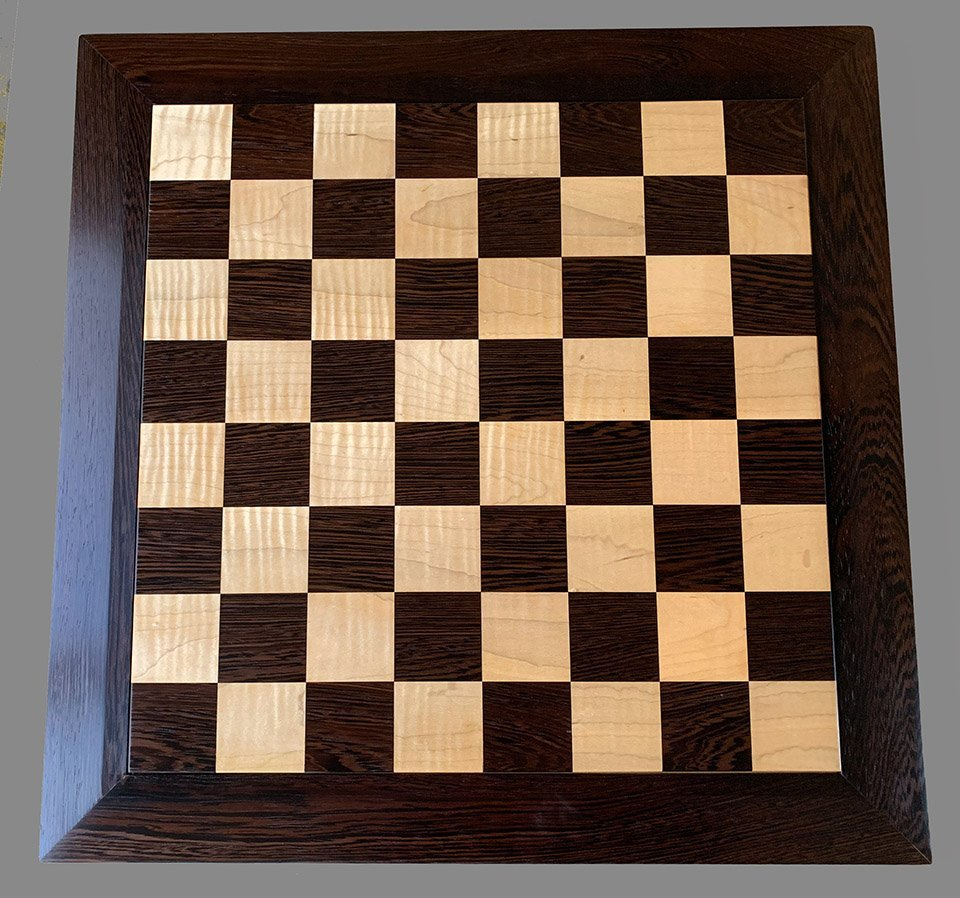
#> input picture Sesi 5/chessboard.jpg, 960 x 898 px
$ python main.py
#> lines starting #> are read from the running program, lines starting #| are printed output that depends on the picture; after the words box and inside, x2 and y2 are one past the last pixel; in counts of white or black regions, pixels touching at a corner belong together
import cv2
import matplotlib.pyplot as plt
import numpy as np

def show_result(source, cmap = None):
    plt.imshow(source, cmap)
    plt.show()

image = cv2.imread("./chessboard.jpg")
#> image is the input picture: shape (898, 960, 3); mean B, G, R 80, 92.3, 110.7
grayed_image = cv2.cvtColor(image, cv2.COLOR_BGR2GRAY)
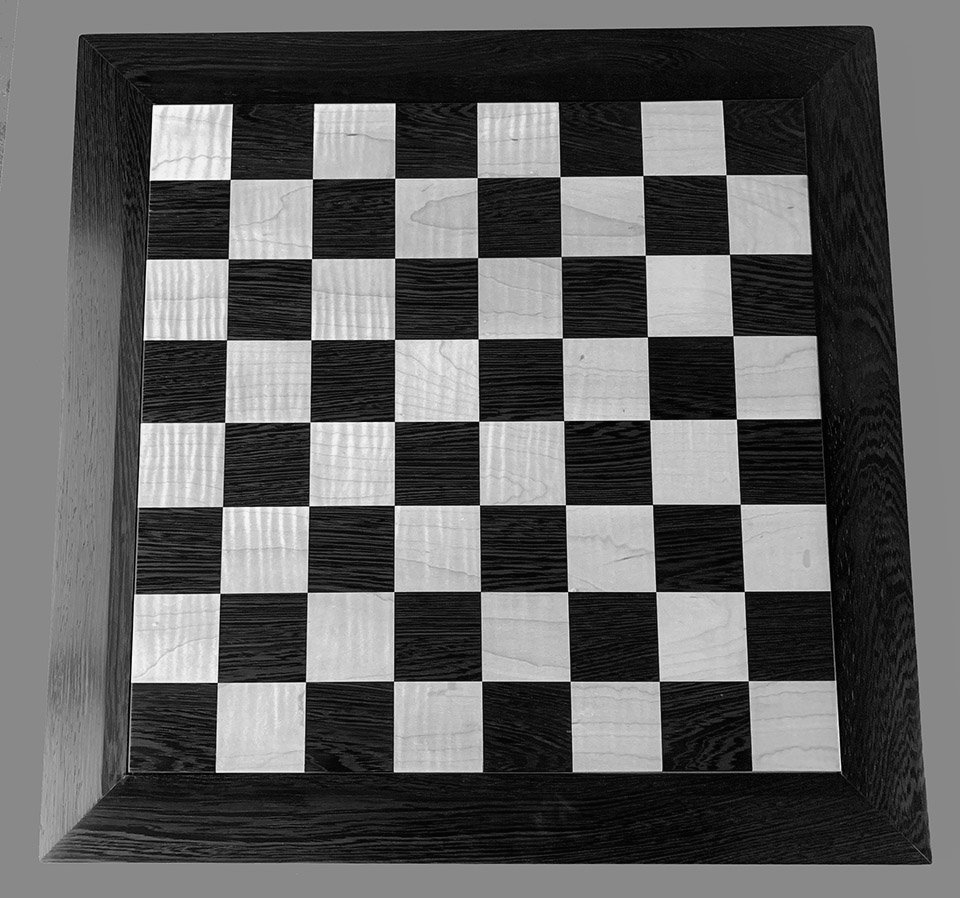
#> grayed_image: shape (898, 960); min 0, max 253, mean 96.4
grayed_image = np.float32(grayed_image)

harris = cv2.cornerHarris(grayed_image, 2, 5, 0.04)
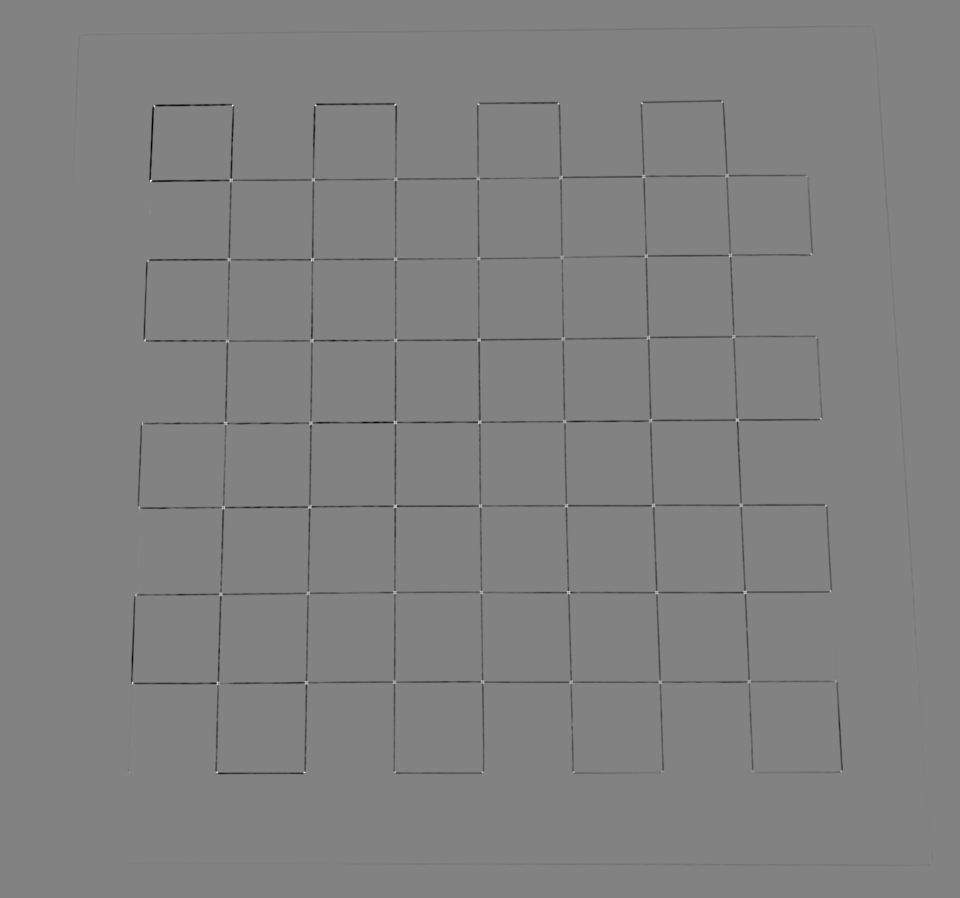
#> harris: shape (898, 960) float32; min -7.79e+09, max 7.4e+09, mean -61487092; drawn with min black and max white

without_subpix = image.copy()
without_subpix[harris > 0.01 * harris.max()] = [0, 255, 0]
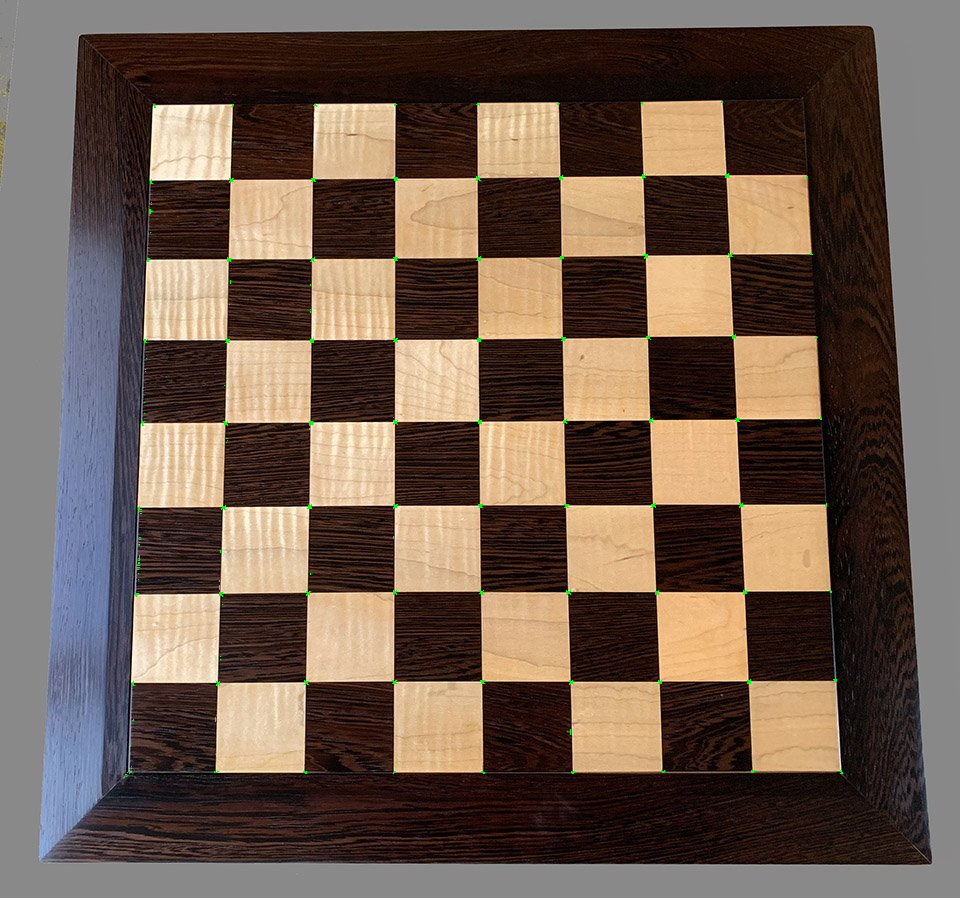
#> without_subpix: shape (898, 960, 3); 0.13% of pixels changed, all inside (x1, y1, x2, y2) = (125, 101, 843, 777)

show_result(harris, 'gray')
show_result(without_subpix, 'gray')

_, thresh = cv2.threshold(harris, 0.01 * harris.max(), 255, 0)
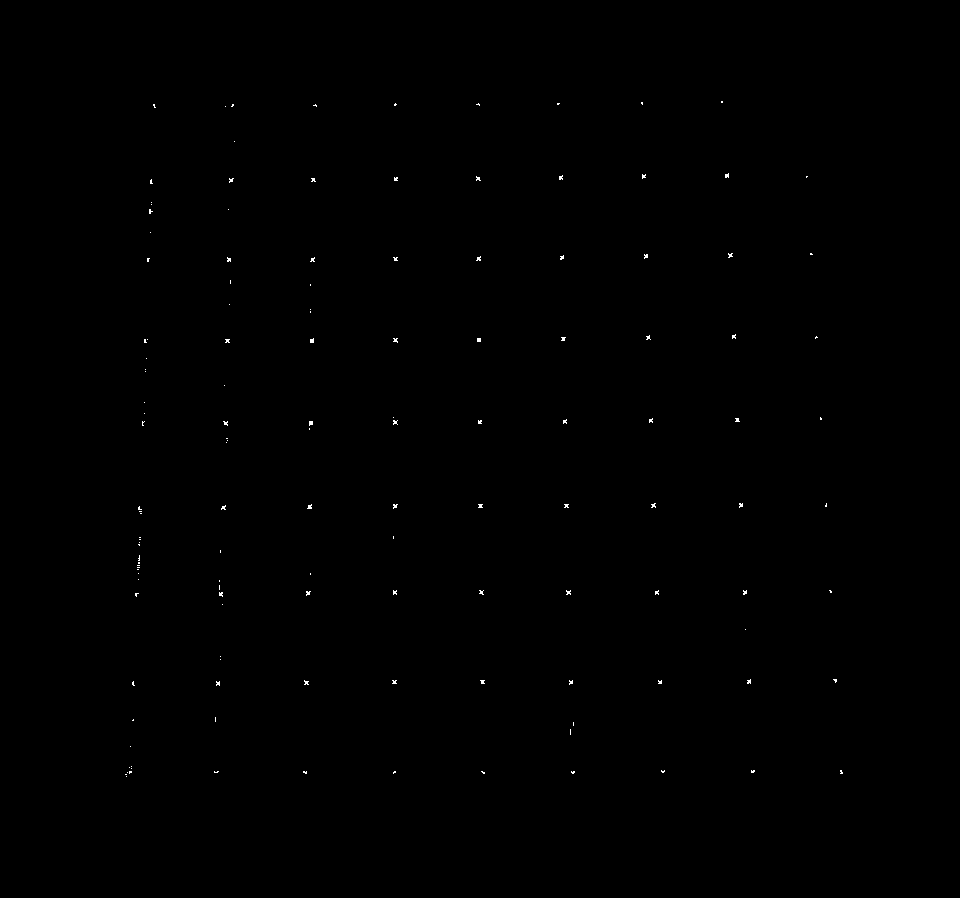
#> thresh: shape (898, 960) float32; 0.13% white in thin lines or dots, all inside (x1, y1, x2, y2) = (125, 101, 843, 777)
thresh = np.uint8(thresh)

_, _, _, centroids = cv2.connectedComponentsWithStats(thresh)
#> centroids = 138 pairs, first value 125.5 to 840.9, second value 101.5 to 776
centroids = np.float32(centroids)

criteria = (cv2.TermCriteria_MAX_ITER + cv2.TermCriteria_EPS, 100, 0.0001)

enhanced_criteria = cv2.cornerSubPix(grayed_image, centroids, (2, 2), (-1, -1), criteria)
#> enhanced_criteria = 138 pairs, first value 125.5 to 841.1, second value 100.2 to 776

enhanced_criteria = np.uint16(enhanced_criteria)
#> enhanced_criteria = 138 pairs, first value 125 to 841, second value 100 to 776

with_subpix = image.copy()

for i in enhanced_criteria:
    x, y = i[:2]
    with_subpix[y, x] = [255, 0, 0]
#> this loop made 138 passes
#> (x, y) on passes 1 to 12: (479, 449), (721, 100), (395, 102), (476, 102), (558, 101), (640, 101), (152, 104), (232, 103), (313, 103), (225, 106), (234, 141), (726, 174)
#> with_subpix: shape (898, 960, 3); 0.02% of pixels changed, all inside (x1, y1, x2, y2) = (125, 100, 842, 777)

show_result(with_subpix, 'gray')
